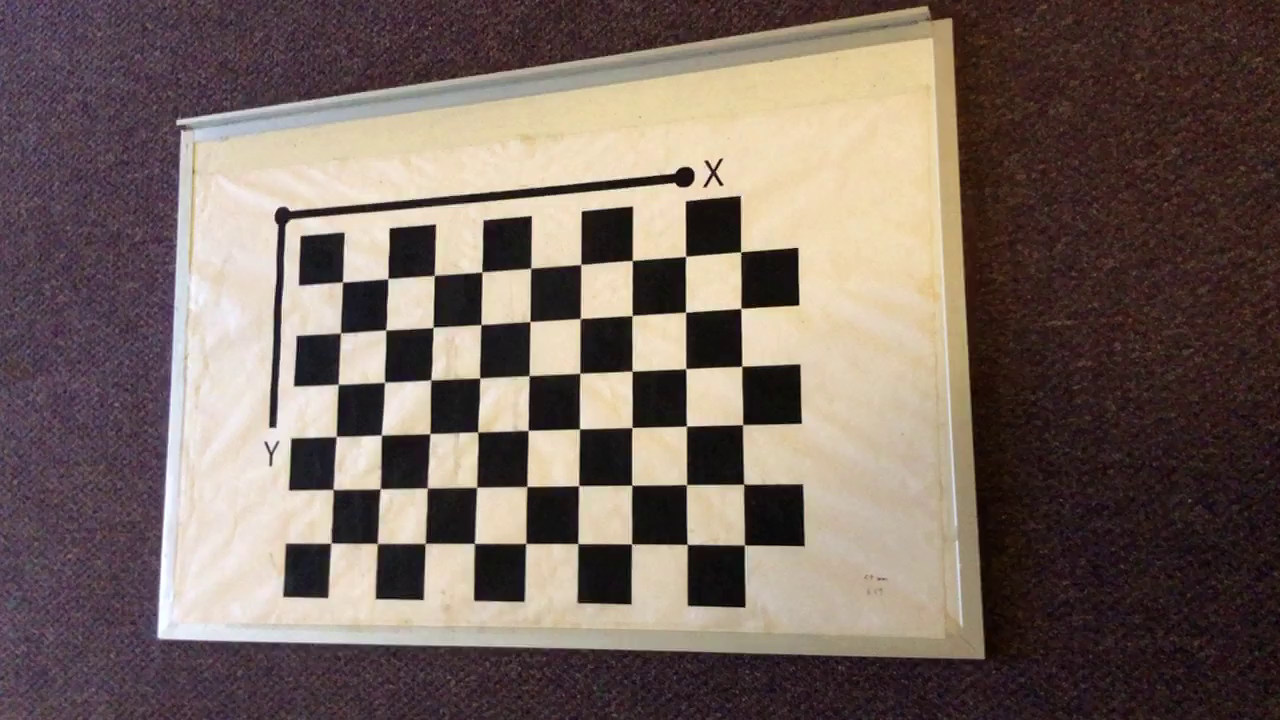
#> input picture camera_cali/cali/000001.png, 1280 x 720 px; its folder holds only this picture in this run
$ jupyter execute camera_calibration.ipynb
#> lines starting #> are read from the running program, lines starting #| are printed output that depends on the picture; long printed decimals are rounded
[cell 1]
import numpy as np
import os
import glob
import numpy as np
import cv2

# Chessboard para

[cell 2]
def camera_cali(checkerboard, imgsPath):
#> called with checkerboard = (6, 9), imgsPath = './cali'
    criteria = (cv2.TERM_CRITERIA_EPS + cv2.TERM_CRITERIA_MAX_ITER, 30, 0.001)

    w = checkerboard[0]
    h = checkerboard[1]


    objp = np.zeros((w * h, 3), np.float32)
    objp[:, :2] = np.mgrid[0:w, 0:h].T.reshape(-1, 2)

    objpoints = []
    imgpoints = []

    images = glob.glob(imgsPath + '/*.png')
    for fname in images:
        img = cv2.imread(fname)
#> img is the input picture: shape (720, 1280, 3); mean B, G, R 96.7, 104.1, 119.2
        gray = cv2.cvtColor(img, cv2.COLOR_BGR2GRAY)
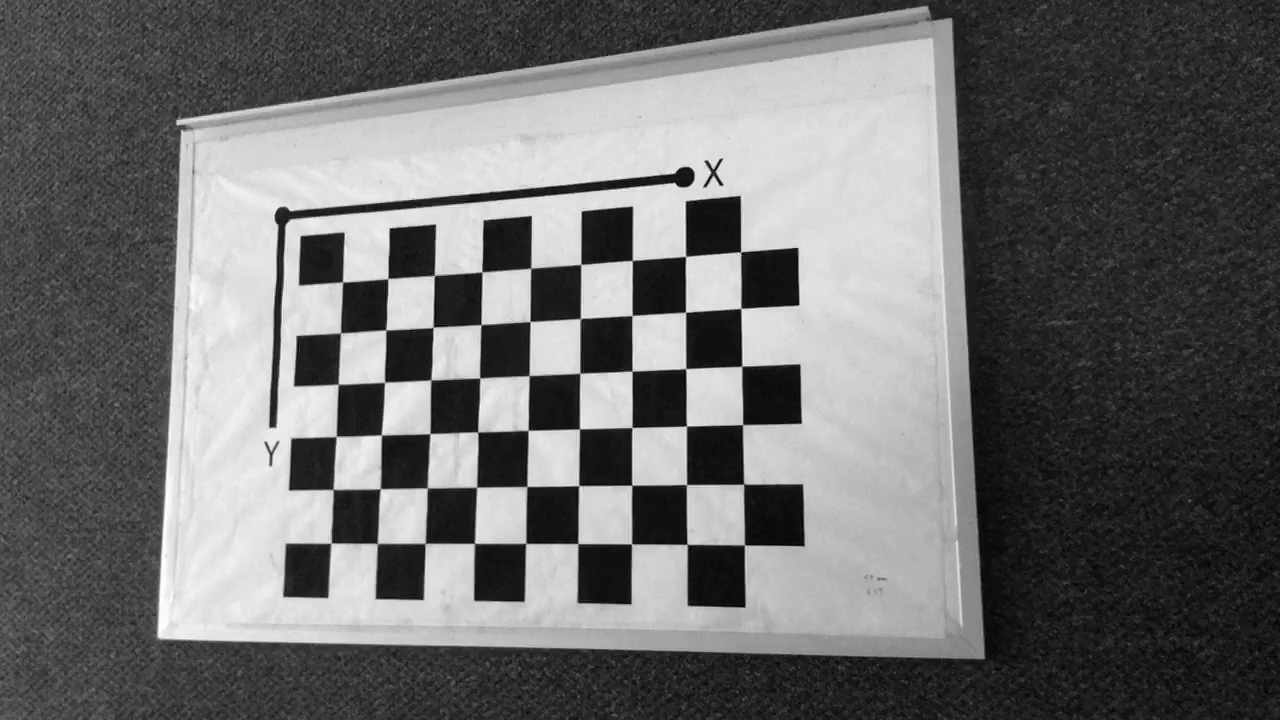
#> gray: shape (720, 1280); min 0, max 255, mean 107.7

        ret, corners = cv2.findChessboardCorners(gray, (w, h))
#> ret = True; corners = 54 rows, first 8: [331.7, 542.1], [333.2, 489.2], [337, 435.9], [338.9, 385.1], [341.3, 332.3], [342.6, 281.6], [376.2, 542.5], [381.4, 487.9]
        if ret == True:
            print(fname, ret)
#| ./cali/000001.png True
            corners = cv2.cornerSubPix(gray, corners, (11, 11), (-1, -1), criteria)
#> corners = 54 rows, first 8: [331.1, 543.1], [333.1, 489.5], [336.3, 436.5], [338.2, 384.3], [340.5, 332.9], [342.5, 282], [377.3, 543.4], [380.2, 488.7]

            objpoints.append(objp)
            imgpoints.append(corners)

        else:
            print(fname, ret)
    ret, mtx, dist, rvecs, tvecs = cv2.calibrateCamera(objpoints, imgpoints, gray.shape[::-1], None, None)
#> ret = 0.241; mtx = [[1005.1, 0, 637.4], [0, 1023, 377.7], [0, 0, 1]]; dist = [[0.217, -0.746, 0.00174, -0.0029, -1.73]]; rvecs = ([-0.348, 0.127, -1.57],); tvecs = ([-5.83, 3.09, 19.43],)

    print('ret:', ret)
#| ret: 0.2412
    print('Intrinsic matrix:', mtx)
#| Intrinsic matrix: [[1.00505154e+03 0.00000000e+00 6.37395717e+02]
#|  [0.00000000e+00 1.02296202e+03 3.77675223e+02]
#|  [0.00000000e+00 0.00000000e+00 1.00000000e+00]]
    print('Distortion coefficients:', dist)
#| Distortion coefficients: [[ 0.2171 -0.7455  0.001735 -0.002901 -1.731]]

    return mtx, dist

[cell 3]
mtx, dist = camera_cali((6,9), './cali')
#> mtx = [[1005.1, 0, 637.4], [0, 1023, 377.7], [0, 0, 1]]; dist = [[0.217, -0.746, 0.00174, -0.0029, -1.73]]
